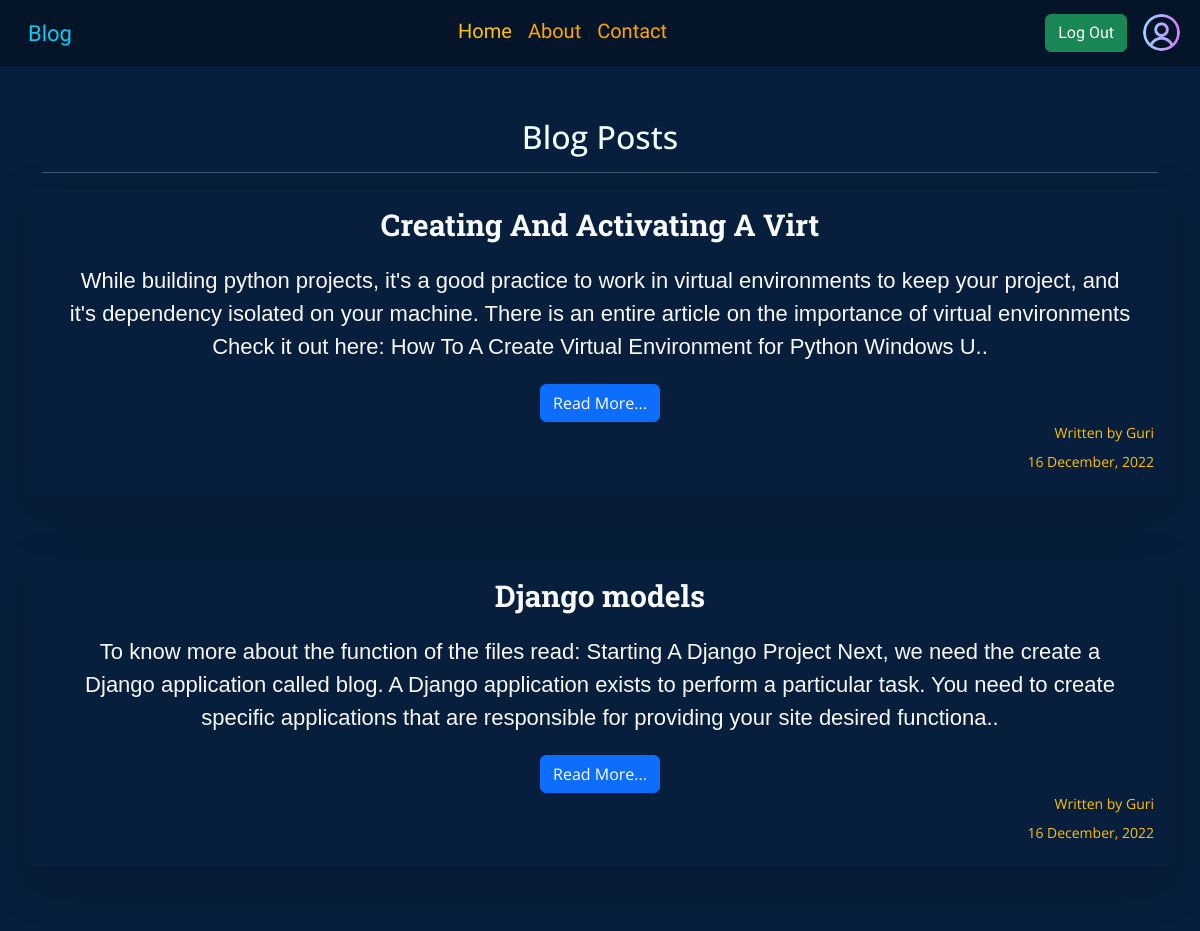
The app's page / (signed in), older data.
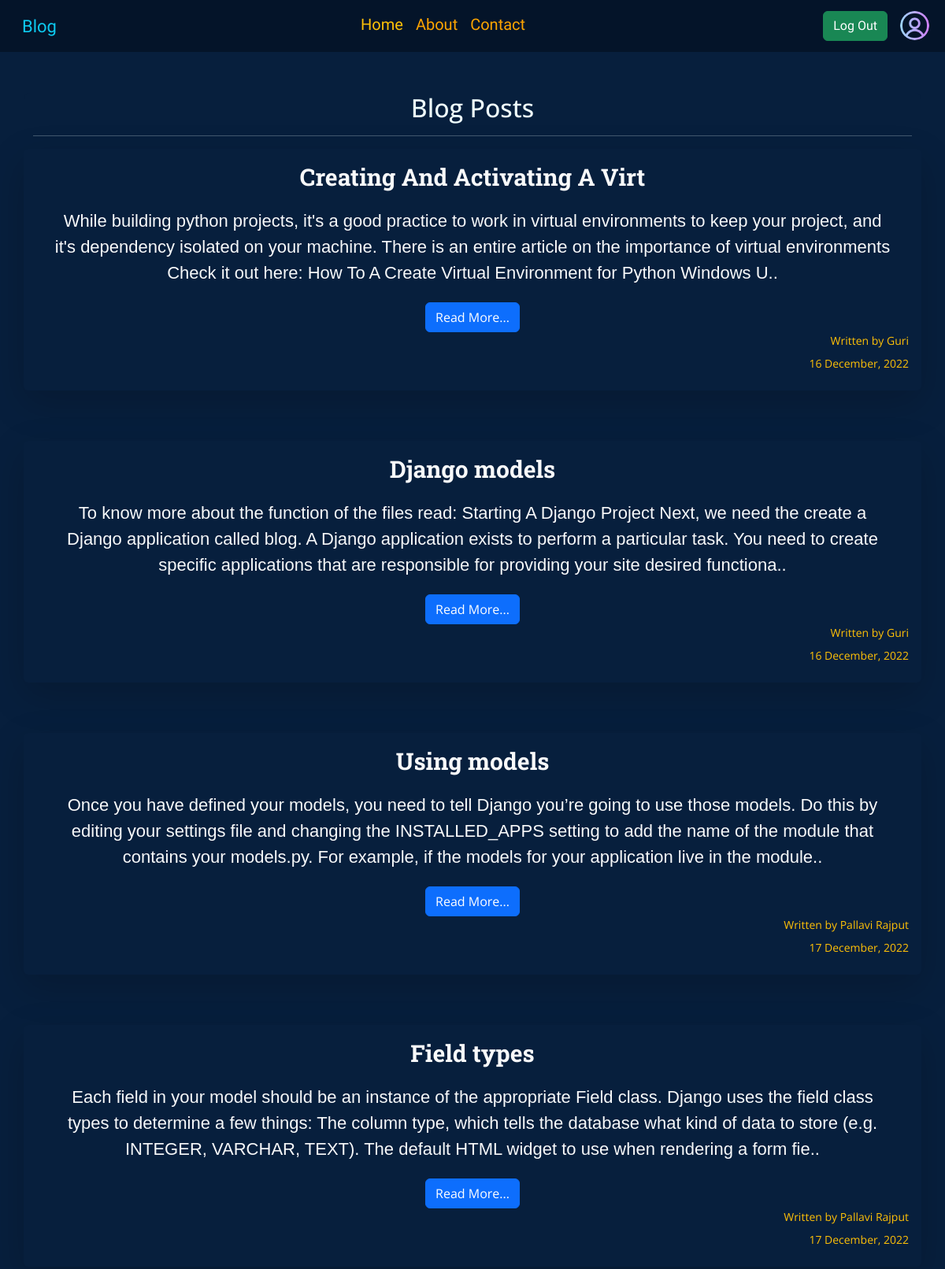
The same page, newer data.
### grapp/models.py (models this page shows)
class User_Blog(models.Model):
    U_id = models.BigAutoField(primary_key=True)
    Title = models.CharField(max_length=200)
    Desc = models.CharField(max_length=2000)
    Date = models.DateField(auto_now_add=True)
    Author = models.CharField(max_length=50, default="Gaurav")

### grapp/views.py (the view)
# urls.py: path('', views.homepage),
def homepage(request):
    blogdata = User_Blog.objects.all()
    if request.user.is_authenticated:
        login = True
        return render(request, "blogapp/home.html", {"login": login, 'blog': blogdata})
    else:
        login = False
        return render(request, "blogapp/home.html", {"login": login, 'blog': blogdata})

### grapp/templates/blogapp/home.html (shortened to what this page needs)
{% extends 'blogapp/base.html' %}
{% load static %}
{% block buttons %}
{% if login %}
<div class="d-flex" role="button">
    <a class=" btn btn-success mx-2 " href="{% url 'logout' %}">Log Out</a>
    <a href="{% url 'profile' %}"><img class="mx-2 profile-img" title="Profile" src="{% static 'images/profile.png' %}"
            alt="Profile Icon"></a>
</div>
{% else %}
<div class="d-flex" role="button">
    <a class=" btn btn-success mx-2 " href="{% url 'register' %}">Sign Up</a>
    <a class=" btn btn-primary" href="{% url 'login' %}">Log In</a>
</div>
{% endif %}
{% endblock buttons %}
{% block content %}
<div class="container h-100 text-center mycolor my-3 rounded-3 ">
    <div class="mt-5">
        <h2>Blog Posts</h2>
        <hr>
        {% for blg in blog %}
        <div class="row my-3">
            <div class="col-md-12 text-light shadow-lg p-3 mb-5  rounded">
                <h3 class="font-heading">{{ blg.Title|slice:":30"|capfirst }}</h3>
                <p class="font-para">{{ blg.Desc|slice:":300"|capfirst }}..</p>
                <a href="{% url 'readblog' blg.U_id %}" class="btn btn-primary">Read More...</a>
                <div class="d-flex justify-content-end text-warning gap-2 ">
                    <small>Written by
                        {{ blg.Author|capfirst }}
                    </small>
                </div>
                <div class="d-flex justify-content-end text-warning gap-2 my-2">
                    <small>{{ blg.Date|date:'d F, Y' }}</small>
                </div>
            </div>
        </div>
        {% endfor %}
    </div>
</div>
{% endblock content %}

### grapp/templates/blogapp/base.html (shortened to what this page needs)
<!doctype html>
<html lang="en">
{% load static %}
<head>
    <link href="https://cdn.jsdelivr.net/npm/bootstrap@5.2.3/dist/css/bootstrap.min.css" rel="stylesheet"
>
    <link rel="stylesheet" href="https://cdnjs.cloudflare.com/ajax/libs/font-awesome/5.15.3/css/all.min.css">
    <link rel="stylesheet" href="{% static 'css/main.css' %}">
</head>
<body>
    <nav class="navbar navbar-expand-lg navbar-dark   ">
        <div class="container-fluid text-white">
            <a class="navbar-brand text-info mx-3" href="/">Blog</a>
            <div class="collapse navbar-collapse" id="navbarSupportedContent">
                <ul class="navbar-nav me-auto mb-3 mb-lg-1  mx-auto ">
                    <li class="nav-item">
                        <a class="nav-link active text-warning" aria-current="page" href="/">Home</a>
                    </li>
                    <li class="nav-item">
                        <a class="nav-link" href="#">About</a>
                    </li>
                    <li class="nav-item">
                        <a class="nav-link " href="#">Contact</a>
                    </li>
                </ul>
                {% block buttons %}
                {% endblock buttons %}
            </div>
        </div>
    </nav>
    {% block content %}
    {% endblock content %}
</body>
</html>

### grapp/static/css/main.css (style rules this page uses)
.navbar { position: fixed; top: 0; width: 100%; font-family: 'Sanchez', serif; z-index: 999; background-color: #041429; }
body { padding-top: 70px; font-family: 'Open Sans', sans-serif; background-color: #071f3d; }
.nav-link { font-size: 20px; color: orange; }
.navbar-brand { font-size: 22px; }
.font-heading { font-size: 30px; font-weight: bold; font-family: 'Roboto Slab', serif; margin: 2px; }
.font-para { font-size: 22px; font-family: 'Poppins', sans-serif; margin: 10px; padding: 11px; }
.mycolor { background-color: #071f3d; color: azure; }
.profile-img { width: 37px; height: 37px; border-radius: 50%; cursor: pointer; }

Row changes from the older to the newer data that the page shows:
added User_Blog: Title "Using models", Desc "Once you have defined your models, you need to tell Django you’re going to use those models. Do this by editing your settings file and changing the INSTALLED_APPS setting to add the name of the module that contains your models.py. For example, if the models for your application live in the module", Author "Pallavi Rajput", Date "17 December, 2022"
added User_Blog: Title "Field types", Desc "Each field in your model should be an instance of the appropriate Field class. Django uses the field class types to determine a few things: The column type, which tells the database what kind of data to store (e.g. INTEGER, VARCHAR, TEXT). The default HTML widget to use when rendering a form fie", Author "Pallavi Rajput", Date "17 December, 2022"
